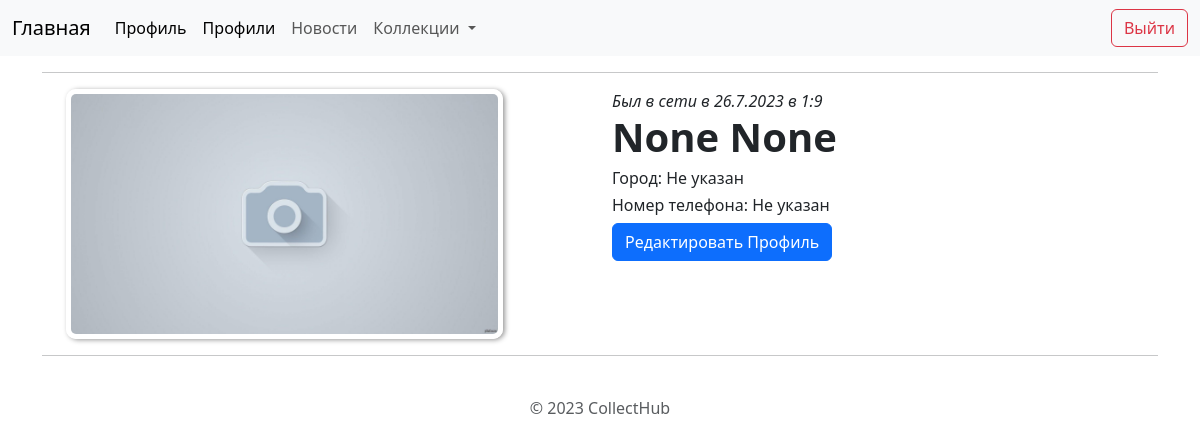
/profile/1 (signed in), run on an earlier commit of the app's database.
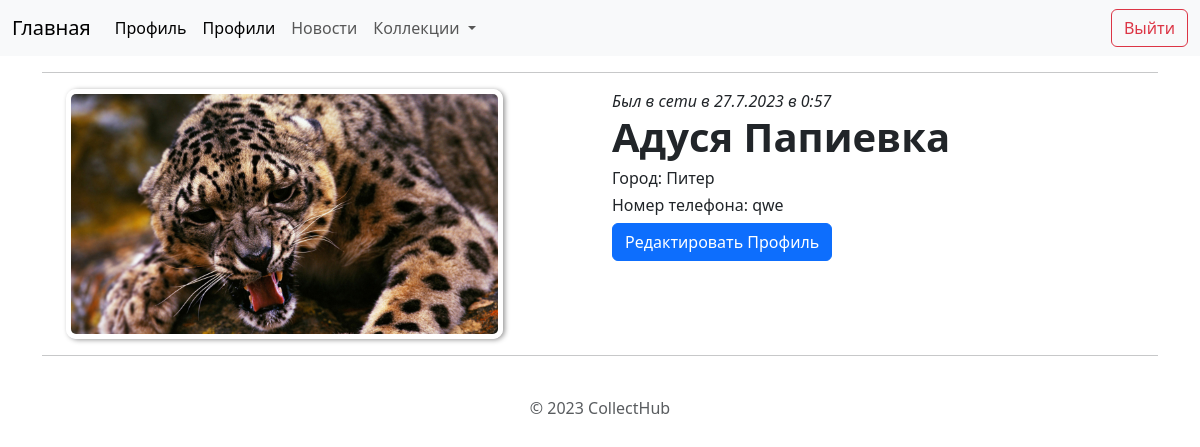
And on a later commit of the database.
### profileuser/models.py (models this page shows)
class UserInfo(models.Model):
    user = models.ForeignKey(to=User, on_delete=models.CASCADE)
    first_name = models.CharField(max_length=100, null=True)
    last_name = models.CharField(max_length=100, null=True)
    user_avatar = models.ImageField(upload_to=user_directory_path, null=True)
    phonenumber = models.CharField(max_length=15, null=True)
    town = models.CharField(max_length=50, null=True)

### profileuser/views.py (the view)
# urls.py: path('<int:user_id>', views.profil_euser, name='profileuser'),
@login_required
def profil_euser(request: HttpRequest, user_id: int) -> HttpResponse:
    user = get_object_or_404(User, id=user_id)
    user_info = get_object_or_404(UserInfo, user=user)
    return render(request, 'profileuser/profile.html', {'avatar': user_info.user_avatar, 'firstname': user_info.first_name, 'secondname': user_info.last_name,
                                                        'last_login': f'{user.last_login.day}.{user.last_login.month}.{user.last_login.year} в {user.last_login.hour}:{user.last_login.minute}',
                                                        'town': user_info.town, 'phonenumber': user_info.phonenumber,
                                                        'user_id': user_id})

### templates/profileuser/profile.html (shortened to what this page needs)
{% extends 'base.html' %}
{% block content%}
{% load static %}
<link rel="stylesheet" href="{% static 'profileuser/css/main.css' %}">
<div class="container">
    <hr>
    <div class="container">
        <div class="row">
            <div class="col-sm">
                <div class="container md-10">
                    {% if avatar %}
                    <img src="{{ avatar.url }}" alt="" class="image-radius" width="200" height="250">
                    {% else %}
                    <img src="{% static 'profileuser\img\no_photo.jpg' %}" alt="" class="image-radius" width="200"
                        height="250">
                    {% endif %}
                </div>
            </div>
            <div class="col-sm">
                <div class="row">
                    <i>Был в сети в {{ last_login }}</i>
                </div>
                <div class="row">
                    <h1><b> {{ firstname }} {{ secondname }}</b></h1>
                </div>
                <div class="row">
                    {% if town %}
                    <h6>Город: {{ town }}</h6>
                    {% else %}
                    <h6>Город: Не указан</h6>
                    {% endif %}
                </div>
                <div class="row">
                    {% if phonenumber %}
                    <h6>Номер телефона: {{ phonenumber }}</h6>
                    {% else %}
                    <h6>Номер телефона: Не указан</h6>
                    {% endif %}
                </div>
                {% if user.id == user_id %}
                <form action="update" method="get">
                    <button type="{% url 'update_profile' %}" class="btn btn-primary">Редактировать Профиль</button>
                </form>
                {% endif %}
            </div>
        </div>
    </div>
    <hr>
</div>
{% endblock %}

What changed in the data, as far as the page shows it:
now on this page (row edited): UserInfo: first_name "Адуся", last_name "Папиевка", town "Питер", phonenumber "qwe"
changed UserInfo: town empty → "Питер" (drawn); phonenumber empty → "qwe" (drawn)
Also different on the page:
{{ last_login }}: "26.7.2023 в 1:9" → "27.7.2023 в 0:57"
{{ firstname }}: "None" → (not shown)
{{ secondname }}: "None" → (not shown)
text no longer shown: "Город: Не указан Номер телефона: Не указан"
text now shown: "Город: Номер телефона:"
